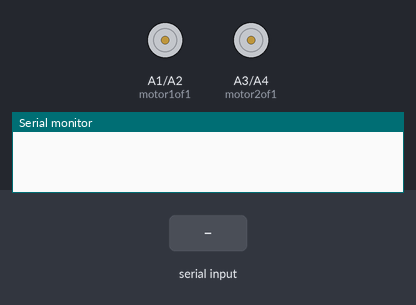
Bench run of a sketch on a simulated Arduino Uno, built with avr-gcc and run on an emulated ATmega328P. Shown: motor-driver pin pairs drawn as motors (green arrow = first pin HIGH = forward, orange = second pin HIGH = backward, longer = more drive), the last lines printed to the serial monitor. The inputs (shaded band) are chosen by the test bench.

Above: at 1.2 s.
1.3 s: "1" received over Serial
At 2.5 s:
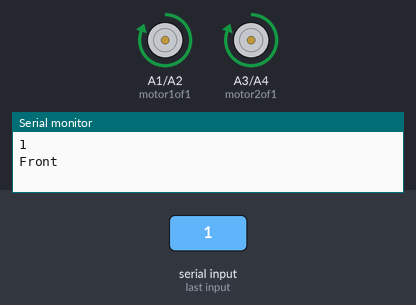
2.8 s: "2" received over Serial
At 3.7 s:
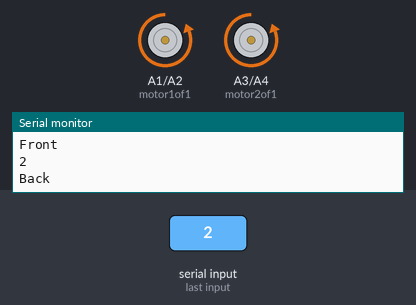
4.3 s: "3" received over Serial
At 4.9 s:
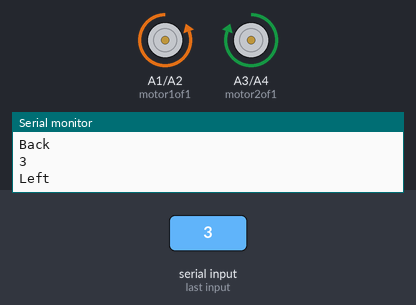
5.8 s: "4" received over Serial
At 7.2 s:
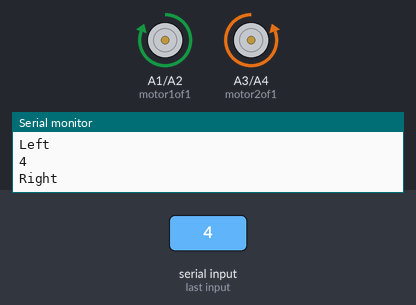
Timing chart, 0 to 8.3 s (numbered marks = the images above; inputs shaded):
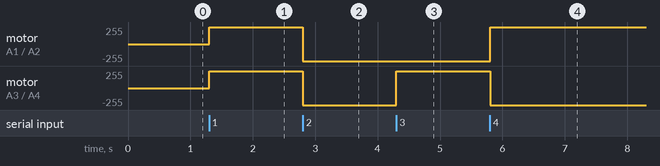

The sketch:

AUTOMATIC_SEED_SOWING___SPRAYER.ino
```cpp
String voice;

const int motor1of1 = A1;
const int motor1of2 = A2;
const int motor2of1 = A3;
const int motor2of2 = A4;

void setup() {
  Serial.begin(9600);

  pinMode(motor1of1, OUTPUT);
  pinMode(motor1of2, OUTPUT);
  pinMode(motor2of1, OUTPUT);
  pinMode(motor2of2, OUTPUT);

  digitalWrite(motor1of1, LOW);
  digitalWrite(motor1of2, LOW);
  digitalWrite(motor2of1, LOW);
  digitalWrite(motor2of2, LOW);

}

void loop() {
  while (Serial.available())
  {
  delay(1);
  char c = Serial.read();
  voice += c;
  }
  if (voice.length() > 0)
  {
    Serial.println(voice);
  if(voice == "1")
  {
    Serial.println("Front");
    front();
    delay(1000);
  }
  else if(voice == "2")
  {
    Serial.println("Back");
    back();
    delay(1000);
  }
  else if(voice == "3")
  {
    Serial.println("Left");
    left();
    delay(1000);
  }
  else if(voice == "4")
  {
    right();
    Serial.println("Right");
    delay(1000);
  }
  else if(voice == "5")
  {
    Serial.println("Stop");
    stopR();
    delay(1000);
  }
 voice="";       //Reset the variable after initiating
 }
}

void front(){
  digitalWrite(motor1of1, HIGH);
  digitalWrite(motor1of2, LOW);
  digitalWrite(motor2of1, HIGH);
  digitalWrite(motor2of2, LOW);
}

void back(){
  digitalWrite(motor1of1, LOW);
  digitalWrite(motor1of2, HIGH);
  digitalWrite(motor2of1, LOW);
  digitalWrite(motor2of2, HIGH);
}


void left(){
  digitalWrite(motor1of1, LOW);
  digitalWrite(motor1of2, HIGH);
  digitalWrite(motor2of1, HIGH);
  digitalWrite(motor2of2, LOW);
}


void right(){
  digitalWrite(motor1of1, HIGH);
  digitalWrite(motor1of2, LOW);
  digitalWrite(motor2of1, LOW);
  digitalWrite(motor2of2, HIGH);
}

void stopR(){
  digitalWrite(motor1of1, LOW);
  digitalWrite(motor1of2, LOW);
  digitalWrite(motor2of1, LOW);
  digitalWrite(motor2of2, LOW);
}
```

Measured:
- after the input at 1.3 s, motor on A1 (motor1of1) / A2 (motor1of2), motor on A3 (motor2of1) / A4 (motor2of2): stopped → forward 255/255 at once
- after the input at 2.8 s, motor on A1 (motor1of1) / A2 (motor1of2), motor on A3 (motor2of1) / A4 (motor2of2): forward 255/255 → backward 255/255 at once
- after the input at 4.3 s, motor on A3 (motor2of1) / A4 (motor2of2): backward 255/255 → forward 255/255 at once
- after the input at 5.8 s, motor on A1 (motor1of1) / A2 (motor1of2): backward 255/255 → forward 255/255 at once; motor on A3 (motor2of1) / A4 (motor2of2): forward 255/255 → backward 255/255 at once
